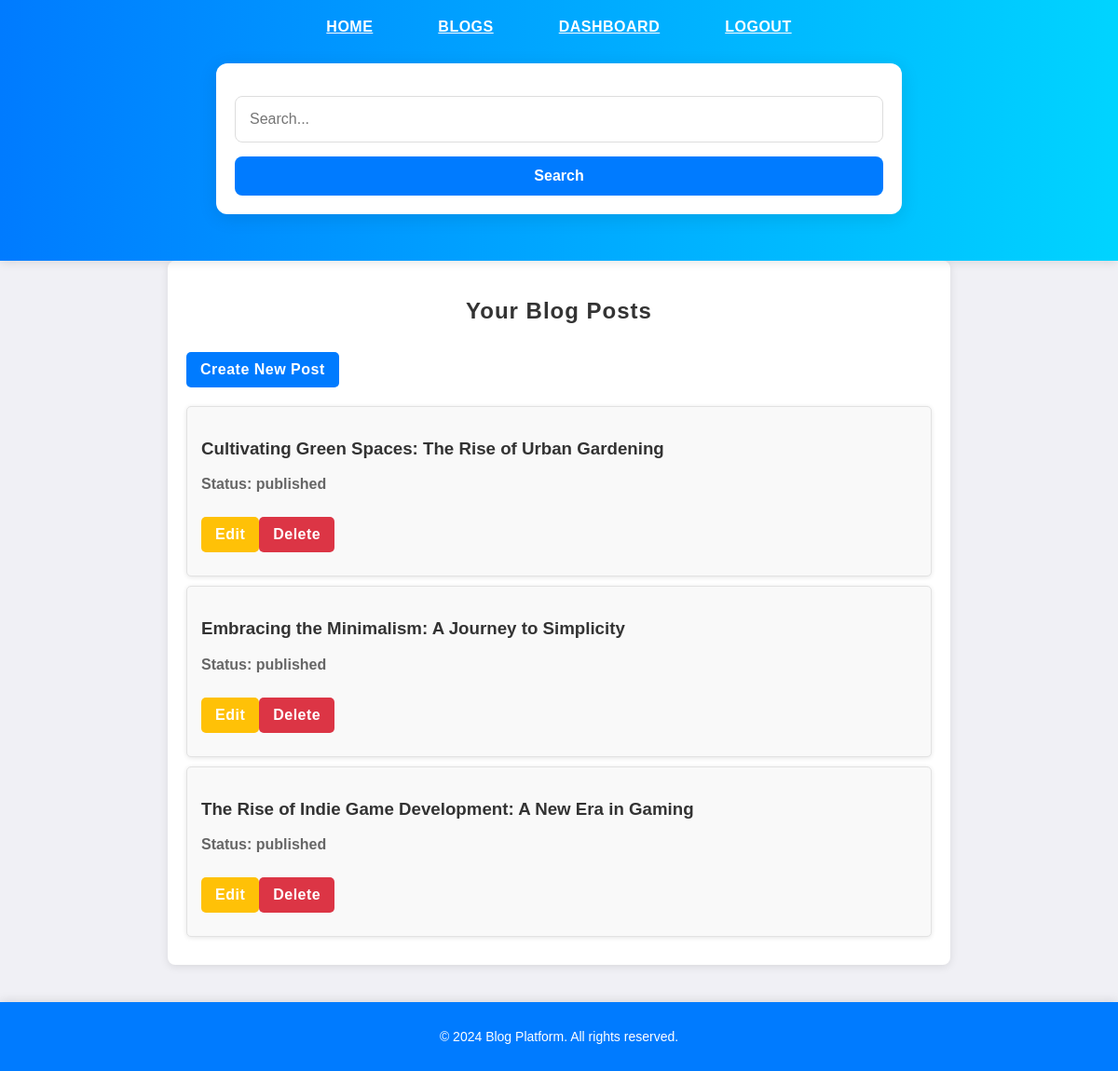
The app's page /dashboard.php (signed in) with its own data.
### tables this page shows
CREATE TABLE `blog_posts` (
  `id` int(11) NOT NULL,
  `user_id` int(11) NOT NULL,
  `title` varchar(255) NOT NULL,
  `content` text NOT NULL,
  `tags` varchar(255) DEFAULT NULL,
  `status` enum('draft','published') DEFAULT 'draft',
  `created_at` timestamp NOT NULL DEFAULT current_timestamp(),
  `updated_at` timestamp NOT NULL DEFAULT current_timestamp() ON UPDATE current_timestamp()
);

### dashboard.php (the view, shortened to what this page needs)
<?php include('header.php'); ?>
<link rel="stylesheet" href="style.css">
<div class="container">
    <h2>Your Blog Posts</h2>
    <a class="btn btn-primary" href="createpost.php">Create New Post</a>
    <?php
    $user_id = $_SESSION['user_id'];
    $sql = "SELECT * FROM blog_posts WHERE user_id = ?";
    $stmt = $conn->prepare($sql);
    $stmt->bind_param("i", $user_id);
    $stmt->execute();
    $result = $stmt->get_result();
    if ($result->num_rows > 0) {
        while ($row = $result->fetch_assoc()) {
            echo "<div class='post-card'>";
            echo "<h3>" . htmlspecialchars($row['title']) . "</h3>";
            echo "<p class='status'>Status: " . $row['status'] . "</p>";
            echo "<div class='post-actions'>";
            echo "<a class='btn btn-edit' href='editpost.php?id=" . $row['id'] . "'>Edit</a>";
            echo "<a class='btn btn-delete' href='delete_post_process.php?id=" . $row['id'] . "'>Delete</a>";
            echo "</div>";
            echo "</div>";
        }
    } else {
        echo "<p>No posts found. Start creating your first post!</p>";
    }
    ?>
</div>
<?php include('footer.php'); ?>

### style.css (style rules this page uses)
body { font-family: 'Poppins', sans-serif; background-color: #f0f0f5; color: #333; margin: 0; padding: 0; }
.container { width: 80%; margin: 30px auto; padding: 20px; background: linear-gradient(145deg, #fff, #f4f4f4); box-shadow: 0 10px 30px rgba(0, 0, 0, 0.1); border-radius: 12px; }
h1, h2 { text-align: center; color: #333; font-weight: 700; margin-bottom: 20px; letter-spacing: 1px; }
.btn { display: inline-block; padding: 12px 25px; background-color: #007BFF; color: white; text-decoration: none; border-radius: 8px; font-weight: 600; letter-spacing: 0.5px; transition: background 0.3s ease-in-out, transform 0.2s; }

### dashboard.php (style rules this page uses)
.container { max-width: 800px; margin: auto; background: #fff; padding: 20px; border-radius: 8px; box-shadow: 0 2px 10px rgba(0, 0, 0, 0.1); }
h2 { color: #333; }
.btn { display: inline-block; padding: 10px 15px; margin: 10px 0; text-decoration: none; border-radius: 5px; transition: background-color 0.3s; }
.btn-primary { background-color: #007bff; color: #fff; }
.btn-edit { background-color: #ffc107; color: #fff; }
.btn-delete { background-color: #dc3545; color: #fff; }
.post-card { background: #f9f9f9; border: 1px solid #e2e2e2; border-radius: 5px; padding: 15px; margin: 10px 0; box-shadow: 0 1px 5px rgba(0, 0, 0, 0.1); }
.post-actions { margin-top: 10px; }
.status { font-weight: bold; color: #666; }

### records on screen
blog_posts: title "Cultivating Green Spaces: The Rise of Urban Gardening", status "published"
blog_posts: title "Embracing the Minimalism: A Journey to Simplicity", status "published"
blog_posts: title "The Rise of Indie Game Development: A New Era in Gaming", status "published"
